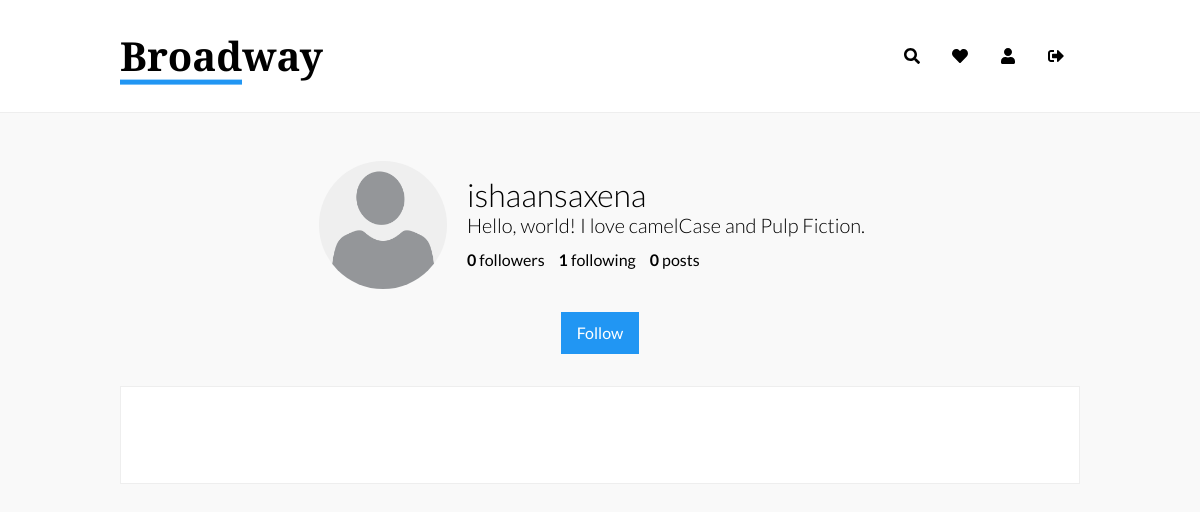
Before: /u/ishaansaxena/ (signed in) with the older database file.
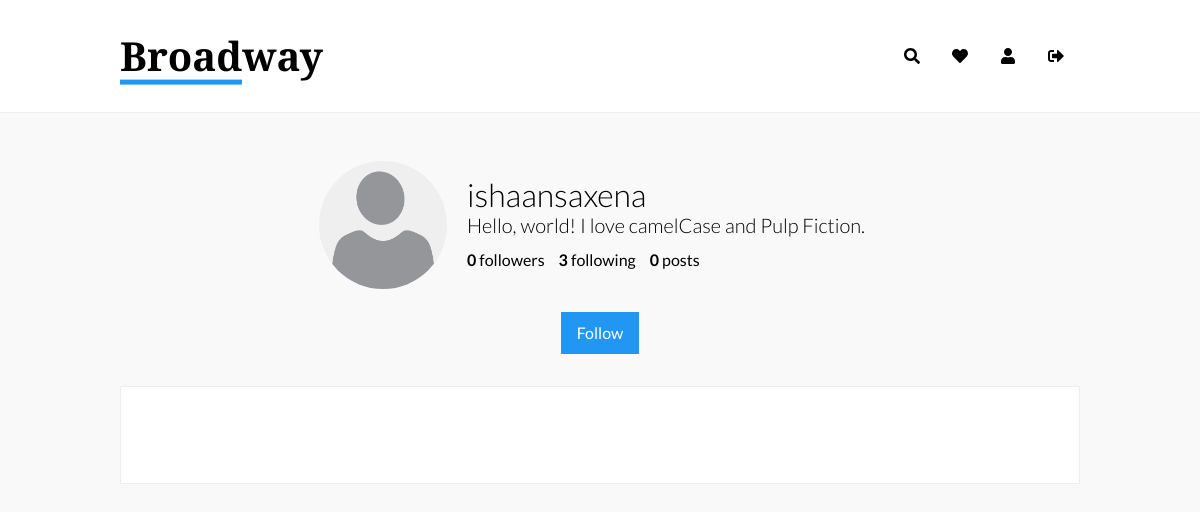
After: the same page with the newer database file.
### user/models.py (models this page shows, shortened)
class Profile(models.Model):
    user = models.OneToOneField(User, on_delete=models.CASCADE)
    bio = models.TextField(max_length=512, blank=True)
    birth_date = models.DateField(null=True, blank=True)
    name = models.CharField(max_length=32, blank=True)
    profile_picture = models.ImageField(
        upload_to='static/assets/user_images/',
        default='static/assets/user_images/default.png',
        blank=True
    )
    followers = models.IntegerField(default=0)
    following = models.IntegerField(default=0)

### user/views.py (the view)
# urls.py: url(r'^(?P<username>[-\w]+)/$', views.peer_profile, name='profile_view'),
def peer_profile(request, username):
    if username == request.user.username:
        return redirect('profile')
    user = get_object_or_404(User, username=username)
    user_profile = Profile.objects.get(user=user)
    current_user = Profile.objects.get(user=request.user)
    is_followed = False
    for follower in current_user.follow_set.all():
        if follower.followed_user == user_profile:
            is_followed = True
    context = {
        'profile': user_profile,
        'user': user,
        'is_followed': is_followed,
    }
    return render(request, 'user/peerprofile.html', context)

### templates/user/peerprofile.html (shortened to what this page needs)
{% extends "base.html" %}
{% load static %}
{% block assets %}
<link rel="stylesheet" href="{% static 'css/profile.css' %}">
{% endblock %}
{% block content %}
<div class="container">
    <div class="section transparent profile-outer">
        <div class="profile profile-picture">
            <img src="{% static 'assets/user_images/default.png' %}">
        </div>
        <div class="profile profile-data">
            <h1 class="username">{{user.username}}</h1>
            <p class="data-outer">
                {{ profile.bio }}
            </p>
            <p class="data-outer">
                <span class="data"><span class="interactions">{{ profile.followers }}</span> followers</span>
                <span class="data"><span class="interactions">{{ profile.following }}</span> following</span>
                <span class="data"><span class="interactions">0</span> posts</span>
            </p>
        </div>
    </div>
    <div class="btn-container">
        {% if is_followed %}
            <div class="btn btn-unfollow">Unfollow</div>
        {% else %}
            <div class="btn btn-follow">Follow</div>
        {% endif %}
    </div>
    <div class="section">
    </div>
</div>
{% endblock %}

Changed rows visible on the page:
changed Profile "Hello, world! I love camelCase and Pulp Fiction.": following "1" → "3"
